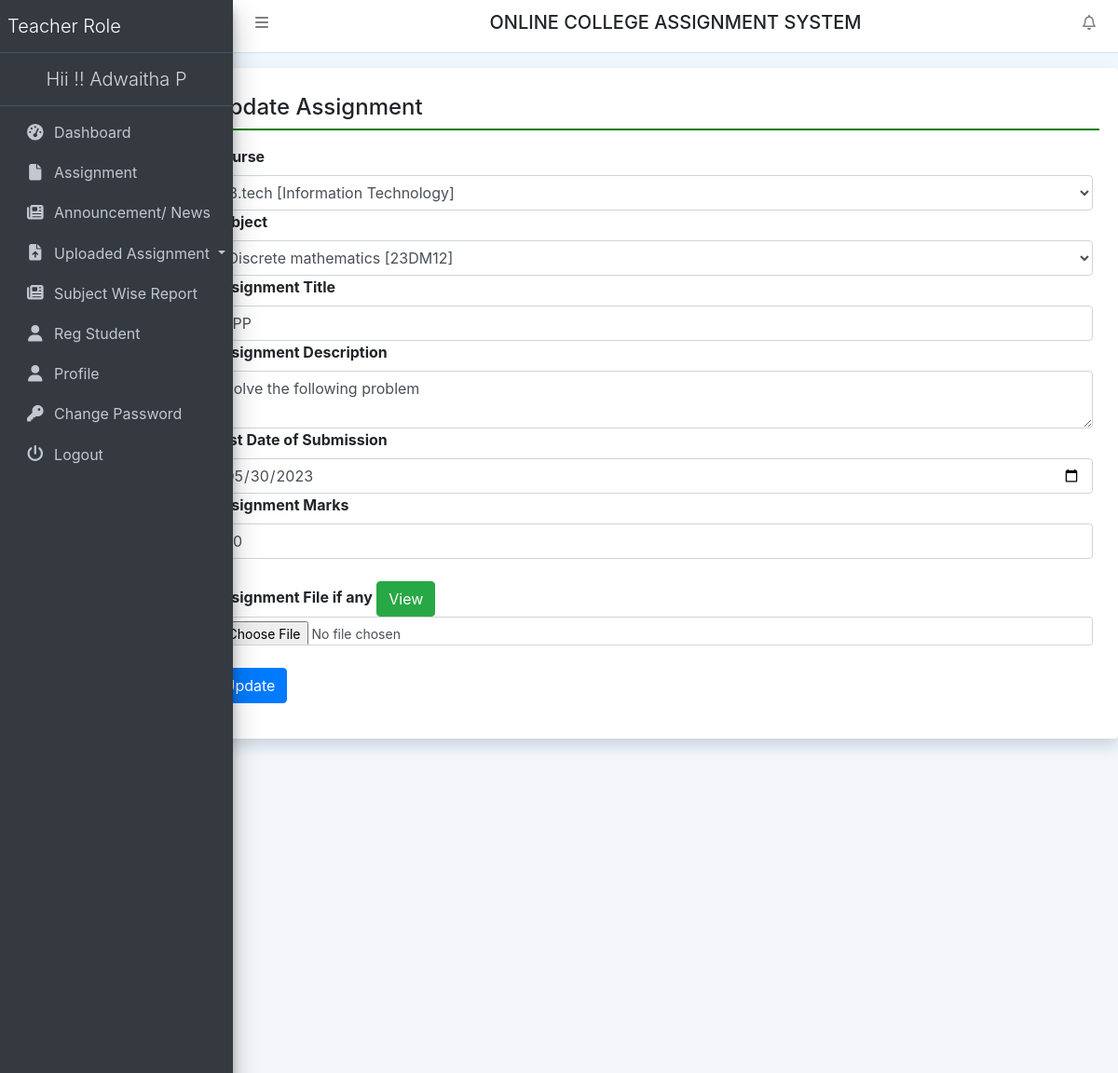
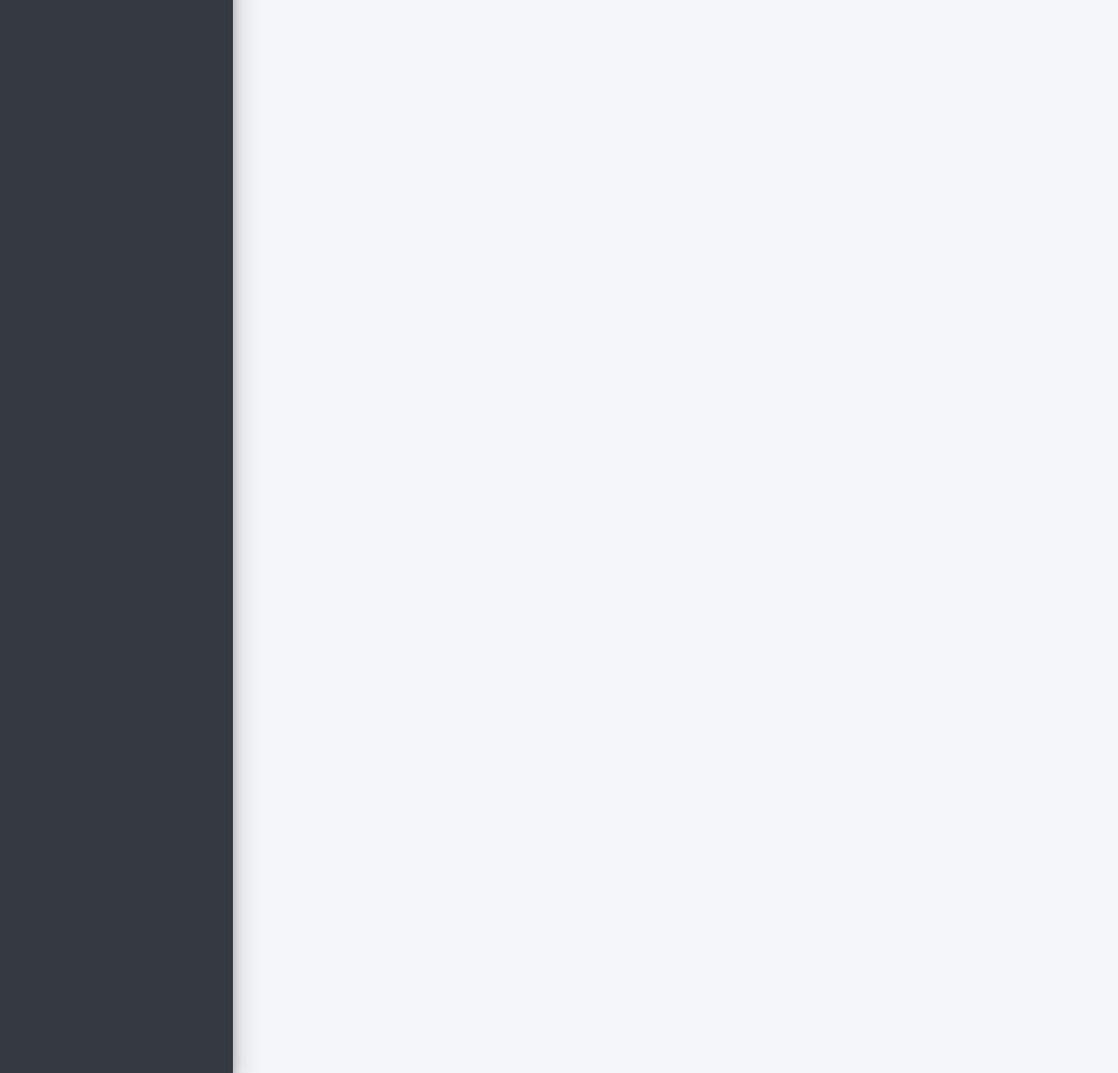
The page /editAssignment/15 (signed in) on the database its author committed (2 pictures, top to bottom).
### collegeAssignment/models.py (models this page shows, shortened)
class Assigment(models.Model):
    teacher = models.ForeignKey(Teacher, on_delete=models.CASCADE)
    course = models.ForeignKey(Course, on_delete=models.CASCADE)
    subject = models.ForeignKey(Subject, on_delete=models.CASCADE)
    AssignmentNumber = models.IntegerField(null=True)
    AssignmentTitle = models.CharField(max_length=150, null=True)
    AssignmentDescription = models.CharField(max_length=300, null=True)
    SubmissionDate = models.DateField(null=True)
    AssignmentMarks = models.CharField(max_length=150, null=True)
    AssignmentFile = models.FileField(max_length=200, null=True)
    CreationDate = models.DateTimeField(auto_now_add=True)

class Course(models.Model):
    BranchName = models.CharField(max_length=150, null=True)
    CourseName = models.CharField(max_length=200, null=True)
    CreationDate = models.DateTimeField(auto_now_add=True)

class Subject(models.Model):
    course = models.ForeignKey(Course, on_delete=models.CASCADE)
    SubjectFullname = models.CharField(max_length=200, null=True)
    SubjectShortname = models.CharField(max_length=50, null=True)
    SubjectCode = models.CharField(max_length=50, null=True)
    CreationDate = models.DateTimeField(auto_now_add=True)

### collegeAssignment/views.py (the view, shortened to what this page needs)
# urls.py: path('editAssignment/<int:pid>', editAssignment, name='editAssignment'),
def editAssignment(request, pid):
    if not request.user.is_authenticated:
        return redirect('teacher_login')
    error = ""
    course = Course.objects.all()
    subject = Subject.objects.all()
    assignment = Assigment.objects.get(id=pid)
    return render(request, 'editAssignment.html', locals())

### collegeAssignment/templates/editAssignment.html (shortened to what this page needs)
{% extends 'teacherHeader.html' %}
{% block main %}
<div class="card shadow mt-3 offset-2" style="min-height: 90vh">
    <div class="card-body">
        <h4 class="p-2" style="border-bottom: 2px solid green;">Update Assignment</h4>
        <div class="container-fluid mt-3">
            <div class="form-group">
                <form method="post" enctype="multipart/form-data">
                    <label>Course</label>
                    <select name="course" class="form-control">
                        <option value="{{assignment.course.id}}">{{assignment.course.CourseName}}
                            [{{assignment.course.BranchName}}]
                        </option>
                    </select>
                    <label>Subject</label>
                    <select name="subject" class="form-control">
                        <option value="{{assignment.subject.id}}">{{assignment.subject.SubjectFullname}}
                            [{{assignment.subject.SubjectCode}}]
                        </option>
                    </select>
                    <label>Assignment Title</label>
                    <input type="text" name="AssignmentTitle" class="form-control" value="{{assignment.AssignmentTitle}}">
                    <label>Assignment Description</label>
                    <textarea name="AssignmentDescription" class="form-control">{{assignment.AssignmentDescription}}</textarea>
                    <label>Last Date of Submission</label>
                    <input type="date" name="SubmissionDate" value="{{assignment.SubmissionDate|date:'Y-m-d'}}" class="form-control">
                    <label>Assignment Marks</label>
                    <input type="text" name="AssignmentMarks" value="{{assignment.AssignmentMarks}}" class="form-control">
                    <br>
                    <label>Assignment File if any</label>
                    <a href="{{assignment.AssignmentFile.url}}" class="btn btn-success">View</a>
                    <br>
                        <input type="file" name="AssignmentFile" class="form-control form-control-sm">
                    <br>
                    <input type="submit" value="Update" class="btn btn-primary">
                </form>
            </div>
        </div>
    </div>
</div>
{% endblock %}

### collegeAssignment/templates/teacherHeader.html (shortened to what this page needs)
{% load static %}
<html>
    <head runat="server">
        <link href="{% static 'css/bootstrap.css' %}" rel="stylesheet" />
        <link href="{% static 'css/all.css' %}" rel="stylesheet" />
        <link href="{% static 'css/adminlte.css' %}" rel="stylesheet" />
        <link href="{% static 'css/OverlayScrollbars.css' %}" rel="stylesheet" />
        <link rel="stylesheet" href="https://cdn.datatables.net/1.10.23/css/jquery.dataTables.min.css">
        <link rel="stylesheet" href="https://cdn.datatables.net/buttons/1.6.5/css/buttons.dataTables.min.css">
		<link rel="stylesheet" href="https://cdn.jsdelivr.net/npm/bootstrap-select@1.13.14/dist/css/bootstrap-select.min.css">
    </head>
    <body class="hold-transition sidebar-mini layout-fixed layout-navbar-fixed layout-footer-fixed">
        <nav class="main-header navbar navbar-expand navbar-white navbar-light">
            <ul class="navbar-nav">
                <li class="nav-item">
                    <a class="nav-link" data-widget="pushmenu" href="#" role="button"><i class="fas fa-bars"></i></a>
                </li>
            </ul>
            <h5 class="text-center text-uppercase" style="width:100%;">Online College Assignment System</h5>
            <ul class="navbar-nav ml-auto">
                <li class="nav-item dropdown">
                    <a class="nav-link" data-toggle="dropdown" href="#">
                        <i class="far fa-bell fas-shake animated"></i>
                    </a>
                </li>
            </ul>
        </nav>
        <aside class="main-sidebar sidebar-dark-primary elevation-4">
            <a href="{% url 'tdashboard' %}" class="brand-link">
                <span class="brand-text font-weight-light">Teacher Role</span>
            </a>
			<a href="{% url 'tdashboard' %}" class="brand-link">
                <center><span class="brand-text font-weight-light">Hii !! {{request.user.first_name}} {{request.user.last_name}} </span></center>
            </a>
            <div class="sidebar">
                <nav class="mt-2">
                    <ul class="nav nav-pills nav-sidebar flex-column" data-widget="treeview" role="menu" data-accordion="false">
                        <li class="nav-item"><a href="{% url 'tdashboard' %}" class="nav-link">
                    <i class="nav-icon fas fa-tachometer-alt"></i>
                    <p>Dashboard</p>
                </a></li>
                <li class="nav-item"><a href="{% url 'teacherAssignment' %}" class="nav-link">
							<i class="nav-icon fas fa-file"></i>
							<p>Assignment</p>
                </a></li>
                <li class="nav-item"><a href="{% url 'teacherNews' %}" class="nav-link">
							<i class="nav-icon fas fa-newspaper"></i>
							<p>Announcement/ News</p>
                </a></li>
                <li class="nav-item dropdown">
                    <a class="nav-link dropdown-toggle" href="#" id="navbarDropdown"
                       role="button" data-toggle="dropdown" aria-haspopup="true"
                       aria-expanded="false"> <i class="nav-icon fas fa-file-upload"></i> Uploaded Assignment </a>
                </li>
                <li class="nav-item"><a href="{% url 'subjectwiseReport' %}" class="nav-link">
							<i class="nav-icon fas fa-newspaper"></i>
							<p>Subject Wise Report</p>
                </a></li>
                <li class="nav-item"><a href="{% url 'regCoursewiseUser' %}" class="nav-link">
							<i class="nav-icon fas fa-user"></i>
							<p>Reg Student</p>
                </a></li>
                        <li class="nav-item"><a href="{% url 'teacherProfile' %}" class="nav-link">
							<i class="nav-icon fas fa-user"></i>
							<p>Profile</p>
                </a></li>
                        <li class="nav-item"><a href="{% url 'teacherchangePassword' %}" class="nav-link">
							<i class="nav-icon fas fa-key"></i>
							<p>Change Password</p>
                </a></li>
                        <li class="nav-item"><a href="/logout" class="nav-link">
							<i class="nav-icon fas fa-power-off"></i>
							<p>Logout</p>
                </a></li>
                    </ul>
                </nav>
            </div>
        </aside>
        {% block main %}
        {% endblock %}
        <div class="content-wrapper"></div>

### collegeAssignment/static/css/all.css (style rules this page uses)
.fa-bars:before { content: "\f0c9"; }
.fa-bell:before { content: "\f0f3"; }
.fa-file:before { content: "\f15b"; }
.fa-key:before { content: "\f084"; }
.fa-newspaper:before { content: "\f1ea"; }
.fa-power-off:before { content: "\f011"; }
.fa-user:before { content: "\f007"; }

### collegeAssignment/static/css/OverlayScrollbars.css (style rules this page uses)
.os-host, .os-host-textarea { position: relative; overflow: visible !important; -webkit-box-orient: vertical; -webkit-box-direction: normal; -ms-flex-direction: column; flex-direction: column; -ms-flex-wrap: nowrap; flex-wrap: nowrap; -webkit-box-pack: start; -ms-flex-pack: start; justify-content: flex-start; -ms-flex-line-pack: start; align-content: flex-start; -webkit-box-align: start; -ms-flex-align: start; -ms-grid-row-align: flex-start; align-items: flex-start; }

### collegeAssignment/templates/teacherHeader.html (style rules this page uses)
body { background-color: aliceblue; }

### rows shown on the page
Assigment: course "B.tech [Information Technology]", subject "Discrete mathematics [23DM12]", AssignmentTitle "LPP", AssignmentDescription "Solve the following problem", SubmissionDate "05/30/2023", AssignmentMarks "50"

### other values the page prints
{{ request.user.first_name }} "Adwaitha"
{{ request.user.last_name }} "P"
